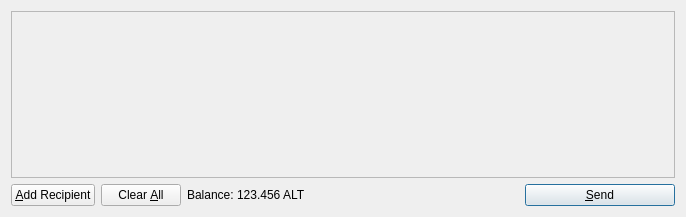
<?xml version="1.0" encoding="UTF-8"?>
<ui version="4.0">
 <class>SendCoinsDialog</class>
 <widget class="QDialog" name="SendCoinsDialog">
  <property name="geometry">
   <rect>
    <x>0</x>
    <y>0</y>
    <width>686</width>
    <height>217</height>
   </rect>
  </property>
  <property name="windowTitle">
   <string>Send Coins</string>
  </property>
  <layout class="QVBoxLayout" name="verticalLayout">
   <item>
    <widget class="QScrollArea" name="scrollArea">
     <property name="widgetResizable">
      <bool>true</bool>
     </property>
     <widget class="QWidget" name="scrollAreaWidgetContents">
      <property name="geometry">
       <rect>
        <x>0</x>
        <y>0</y>
        <width>666</width>
        <height>165</height>
       </rect>
      </property>
      <layout class="QVBoxLayout" name="verticalLayout_2">
       <property name="margin">
        <number>0</number>
       </property>
       <item>
        <layout class="QVBoxLayout" name="entries">
         <property name="spacing">
          <number>6</number>
         </property>
        </layout>
       </item>
       <item>
        <spacer name="verticalSpacer">
         <property name="orientation">
          <enum>Qt::Vertical</enum>
         </property>
         <property name="sizeHint" stdset="0">
          <size>
           <width>20</width>
           <height>40</height>
          </size>
         </property>
        </spacer>
       </item>
      </layout>
     </widget>
    </widget>
   </item>
   <item>
    <layout class="QHBoxLayout" name="horizontalLayout">
     <item>
      <widget class="QPushButton" name="addButton">
       <property name="toolTip">
        <string>Send to multiple recipients at once</string>
       </property>
       <property name="text">
        <string>&amp;Add Recipient</string>
       </property>
       <property name="icon">
        <iconset resource="../bitcoin.qrc">
         <normaloff>:/icons/add</normaloff>:/icons/add</iconset>
       </property>
       <property name="autoDefault">
        <bool>false</bool>
       </property>
      </widget>
     </item>
     <item>
      <widget class="QPushButton" name="clearButton">
       <property name="sizePolicy">
        <sizepolicy hsizetype="Minimum" vsizetype="Fixed">
         <horstretch>0</horstretch>
         <verstretch>0</verstretch>
        </sizepolicy>
       </property>
       <property name="toolTip">
        <string>Remove all transaction fields</string>
       </property>
       <property name="text">
        <string>Clear &amp;All</string>
       </property>
       <property name="icon">
        <iconset resource="../bitcoin.qrc">
         <normaloff>:/icons/remove</normaloff>:/icons/remove</iconset>
       </property>
       <property name="autoRepeatDelay">
        <number>300</number>
       </property>
       <property name="autoDefault">
        <bool>false</bool>
       </property>
      </widget>
     </item>
     <item>
      <layout class="QHBoxLayout" name="horizontalLayout_2">
       <property name="spacing">
        <number>3</number>
       </property>
       <item>
        <widget class="QLabel" name="label">
         <property name="text">
          <string>Balance:</string>
         </property>
        </widget>
       </item>
       <item>
        <widget class="QLabel" name="labelBalance">
         <property name="cursor">
          <cursorShape>IBeamCursor</cursorShape>
         </property>
         <property name="text">
          <string>123.456 ALT</string>
         </property>
         <property name="textInteractionFlags">
          <set>Qt::LinksAccessibleByMouse|Qt::TextSelectableByKeyboard|Qt::TextSelectableByMouse</set>
         </property>
        </widget>
       </item>
      </layout>
     </item>
     <item>
      <spacer name="horizontalSpacer">
       <property name="orientation">
        <enum>Qt::Horizontal</enum>
       </property>
       <property name="sizeHint" stdset="0">
        <size>
         <width>40</width>
         <height>20</height>
        </size>
       </property>
      </spacer>
     </item>
     <item>
      <widget class="QPushButton" name="sendButton">
       <property name="minimumSize">
        <size>
         <width>150</width>
         <height>0</height>
        </size>
       </property>
       <property name="toolTip">
        <string>Confirm the send action</string>
       </property>
       <property name="text">
        <string>&amp;Send</string>
       </property>
       <property name="icon">
        <iconset resource="../bitcoin.qrc">
         <normaloff>:/icons/send</normaloff>:/icons/send</iconset>
       </property>
       <property name="default">
        <bool>true</bool>
       </property>
      </widget>
     </item>
    </layout>
   </item>
  </layout>
 </widget>
 <resources>
  <include location="../bitcoin.qrc"/>
 </resources>
 <connections/>
</ui>
